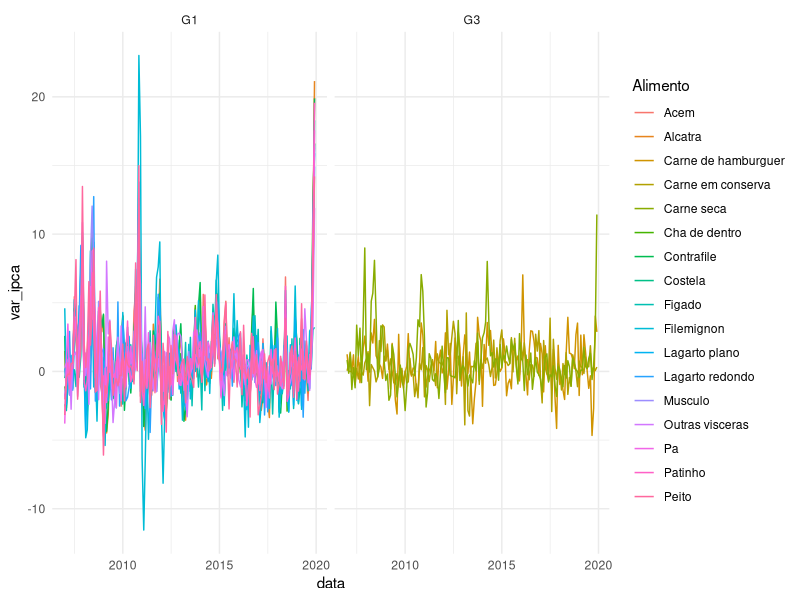

The R source for this figure:
# Lendo o banco de dados

ipca<-readxl::read_excel("data-raw/IPCA MENSAL 2007-2019.xlsx")
dplyr::glimpse(ipca)

ipca |> 
  tidyr::pivot_longer(
    cols = dplyr::starts_with("0"),
    names_to = "data",
    values_to = "var_ipca"
    ) |> 
  dplyr::mutate(
    data=lubridate::dmy(stringr::str_remove_all(data,"_"))
  ) |> 
  tidyr::drop_na() |> 
  dplyr::group_by(Cadeia) |> 
  dplyr::filter(Cadeia=="Bovinocultura") |> 
  ggplot2::ggplot(ggplot2::aes(x=data,y=var_ipca,color=Alimento) ) +
  ggplot2::geom_line()+
  ggplot2::facet_wrap(~Process.) +
  ggplot2::theme_minimal()
  
# para cada gráfico, 
# uma estatistica descritiva - média móvel
# Análise de correlação
# Análise de correlograma em pares



